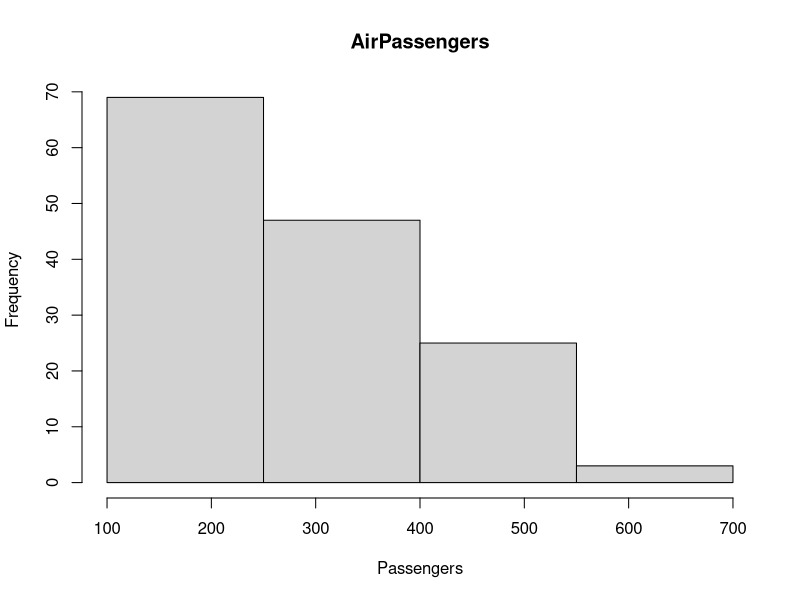

Reproduce this figure in R.
x <- as.numeric(AirPassengers)
hist(x, breaks=seq(100,700,150), xlim=c(100,700),
     main="AirPassengers", xlab="Passengers")
